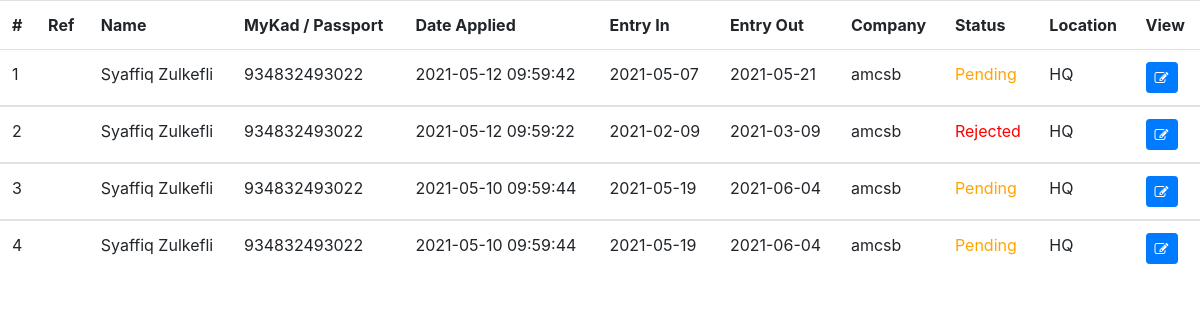
/backend-search.php?term=Syaffiq Zulkefli (signed in), run on the app's committed database.
### tables this page shows
CREATE TABLE `hd_0001` (
  `hd_id` int(11) NOT NULL,
  `refnum` varchar(15) DEFAULT NULL,
  `fullname` varchar(50) DEFAULT NULL,
  `mykad` varchar(30) DEFAULT NULL,
  `visoffice` varchar(10) DEFAULT NULL,
  `appemail` varchar(100) DEFAULT NULL,
  `entryin` date DEFAULT NULL,
  `entryout` date DEFAULT NULL,
  `company` varchar(200) DEFAULT NULL,
  `caddress` varchar(100) DEFAULT NULL,
  `ccity` varchar(20) DEFAULT NULL,
  `cstate` varchar(20) DEFAULT NULL,
  `cpostal` varchar(10) DEFAULT NULL,
  `telno` varchar(30) DEFAULT NULL,
  `reasonentry` varchar(150) DEFAULT NULL,
  `nameconperson` varchar(50) DEFAULT NULL,
  `emailaddconperson` varchar(100) DEFAULT NULL,
  `radio1` varchar(5) DEFAULT NULL,
  `country` varchar(100) NOT NULL DEFAULT 'NA',
  `doafromcountries` date DEFAULT NULL,
  `radio2` varchar(5) DEFAULT NULL,
  `individu` varchar(100) NOT NULL DEFAULT 'NA',
  `areafrom` varchar(100) NOT NULL DEFAULT 'NA',
  `radio3` varchar(5) DEFAULT NULL,
  `radio4` varchar(5) DEFAULT NULL,
  `rescovid` varchar(10) NOT NULL DEFAULT 'NA',
  `datetest` date DEFAULT NULL,
  `loctest` varchar(50) NOT NULL DEFAULT 'NA',
  `cough` varchar(5) DEFAULT NULL,
  `diffbreathing` varchar(5) DEFAULT NULL,
  `fever` varchar(5) DEFAULT NULL,
  `flu` varchar(5) DEFAULT NULL,
  `sorethroat` varchar(5) DEFAULT NULL,
  `othersymptoms` varchar(300) DEFAULT NULL,
  `applstatus` varchar(10) NOT NULL DEFAULT 'Pending',
  `dt_apply` datetime DEFAULT NULL,
  `dt_updstatus` datetime DEFAULT NULL,
  `dt_updsby` int(11) DEFAULT NULL,
  `covtestresult` varchar(200) DEFAULT NULL
);

### login/lib/library.php (called while the page is built, shortened)
<?php
class DemoLib
{
    public function UserDetails($user_id)
    {
        try {
            $db = DB();
            $query = $db->prepare("SELECT user_id, name, username, email, usertype, ainloc FROM users WHERE user_id=:user_id");
            $query->bindParam("user_id", $user_id, PDO::PARAM_STR);
            $query->execute();
            if ($query->rowCount() > 0) {
                return $query->fetch(PDO::FETCH_OBJ);
            }
        } catch (PDOException $e) {
            exit($e->getMessage());
        }
    }
}

### backend-search.php (the view, shortened to what this page needs)
<!DOCTYPE html>
<html>
<head>
<link rel="stylesheet" href="https://stackpath.bootstrapcdn.com/bootstrap/4.1.3/css/bootstrap.min.css">
<link rel="stylesheet" href="https://maxcdn.bootstrapcdn.com/font-awesome/4.7.0/css/font-awesome.min.css">
<?php
require __DIR__ . '/login/lib/library.php';
$app = new DemoLib();
$user = $app->UserDetails($_SESSION['user_id']);
?>
</head>
<?php
$statcolour = "";
try{
    if(isset($_REQUEST["term"])){
        $term = $_REQUEST["term"];
        $sql = "SELECT * FROM hd_0001 WHERE visoffice = '$user->ainloc' AND (fullname LIKE '%$term%' OR mykad LIKE '%$term%' OR entryin LIKE '%$term%' OR entryout LIKE '%$term%' OR company LIKE '%$term%' OR refnum LIKE '%$term%') ORDER BY dt_apply DESC";
        $stmt = $db->prepare($sql);
        $stmt->execute();
        if($stmt->rowCount() > 0){
            echo "<table class='table'>
            <thead class='thead-dark'><tr>
            <td><b>#</b></td>
            <td><b>Ref</b></td>
            <td><b>Name</b></td>
            <td><b>MyKad / Passport</b></td>
            <td><b>Date Applied</b></td>
            <td><b>Entry In</b></td>
            <td><b>Entry Out</b></td>
            <td><b>Company</b></td>
            <td><b>Status</b></td>
            <td><b>Location</b></td>
            <td><b>View</b></td></tr>
            </thead>";
            $counter = "1";
            while($row = $stmt->fetch()){
                if($row["applstatus"] == 'Approved'){
                    $statcolour = "green";
                } else if ($row["applstatus"] == 'Pending'){
                    $statcolour = "orange";
                } else {
                    $statcolour = "red";
                }
                echo "<tbody><tr><td>" . $counter; $counter++ . "</td>";
                echo "<td>" . $row["refnum"] . "</td>";
                echo "<td>" . $row["fullname"] . "</td>";
                echo "<td>" . $row["mykad"] . "</td>";
                echo "<td>" . $row["dt_apply"] . "</td>";
                echo "<td>" . $row["entryin"] . "</td>";
                echo "<td>" . $row["entryout"] . "</td>";
                echo "<td>" . $row["company"] . "</td>";
                echo "<td style='color:$statcolour';>" . $row["applstatus"] . "</td>";
                echo "<td>" . $row["visoffice"] . "</td>";
                echo "<td><a href='manageappl.php?view_id=$row[hd_id]'> <button type='button' class='btn btn-labeled btn-primary btn-sm'><span class='btn-label'><i class='fa fa-edit'></i></span></button></a></td></tr></tbody>";
            }
            echo "</table>";
        } else{
            echo "<p>No matches found</p>";
        }
    }
} catch(PDOException $e){
    die("ERROR: Could not able to execute $sql. " . $e->getMessage());
}
?>

### data on the page
hd_0001: fullname "Syaffiq Zulkefli", mykad "934832493022", dt_apply "2021-05-12 09:59:42", entryin "2021-05-07", entryout "2021-05-21", company "amcsb", applstatus "Pending", visoffice "HQ"
hd_0001: fullname "Syaffiq Zulkefli", mykad "934832493022", dt_apply "2021-05-12 09:59:22", entryin "2021-02-09", entryout "2021-03-09", company "amcsb", applstatus "Rejected", visoffice "HQ"
hd_0001: fullname "Syaffiq Zulkefli", mykad "934832493022", dt_apply "2021-05-10 09:59:44", entryin "2021-05-19", entryout "2021-06-04", company "amcsb", applstatus "Pending", visoffice "HQ"
hd_0001: fullname "Syaffiq Zulkefli", mykad "934832493022", dt_apply "2021-05-10 09:59:44", entryin "2021-05-19", entryout "2021-06-04", company "amcsb", applstatus "Pending", visoffice "HQ"
